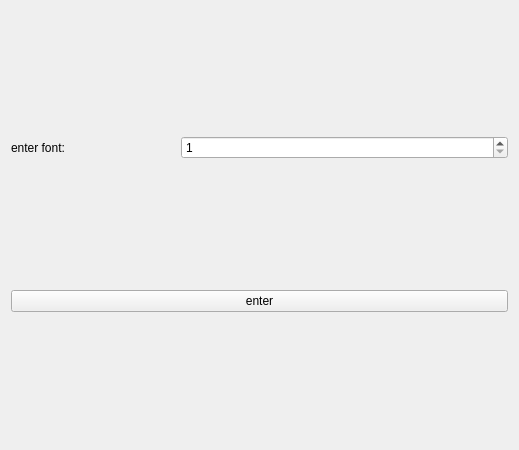
<?xml version="1.0" encoding="UTF-8"?>
<ui version="4.0">
 <class>font_frm</class>
 <widget class="QWidget" name="font_frm">
  <property name="geometry">
   <rect>
    <x>0</x>
    <y>0</y>
    <width>519</width>
    <height>450</height>
   </rect>
  </property>
  <property name="windowTitle">
   <string>Form</string>
  </property>
  <layout class="QGridLayout" name="gridLayout">
   <item row="0" column="0">
    <widget class="QLabel" name="label">
     <property name="text">
      <string>enter font:</string>
     </property>
    </widget>
   </item>
   <item row="1" column="0" colspan="3">
    <widget class="QPushButton" name="pushButton">
     <property name="text">
      <string>enter</string>
     </property>
    </widget>
   </item>
   <item row="0" column="1" colspan="2">
    <widget class="QSpinBox" name="spinBox">
     <property name="minimum">
      <number>1</number>
     </property>
    </widget>
   </item>
  </layout>
 </widget>
 <resources/>
 <connections/>
</ui>
